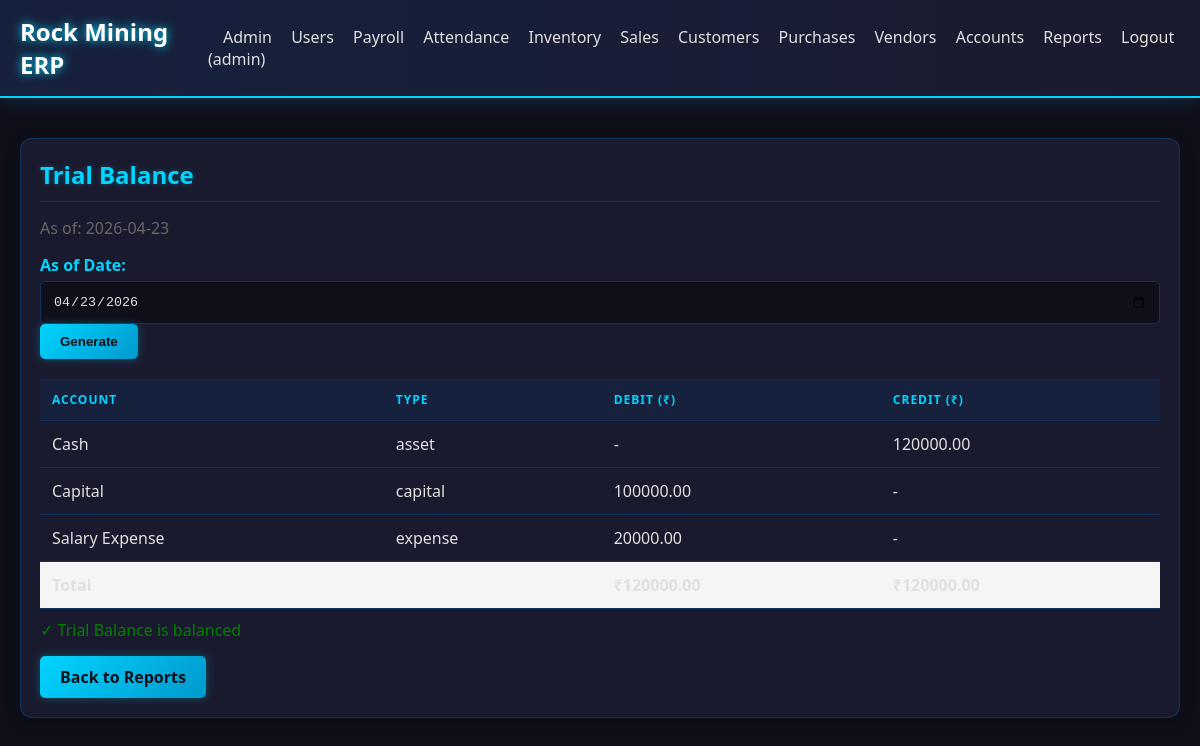
The page /reports/trial-balance (signed in) on the database as committed earlier.
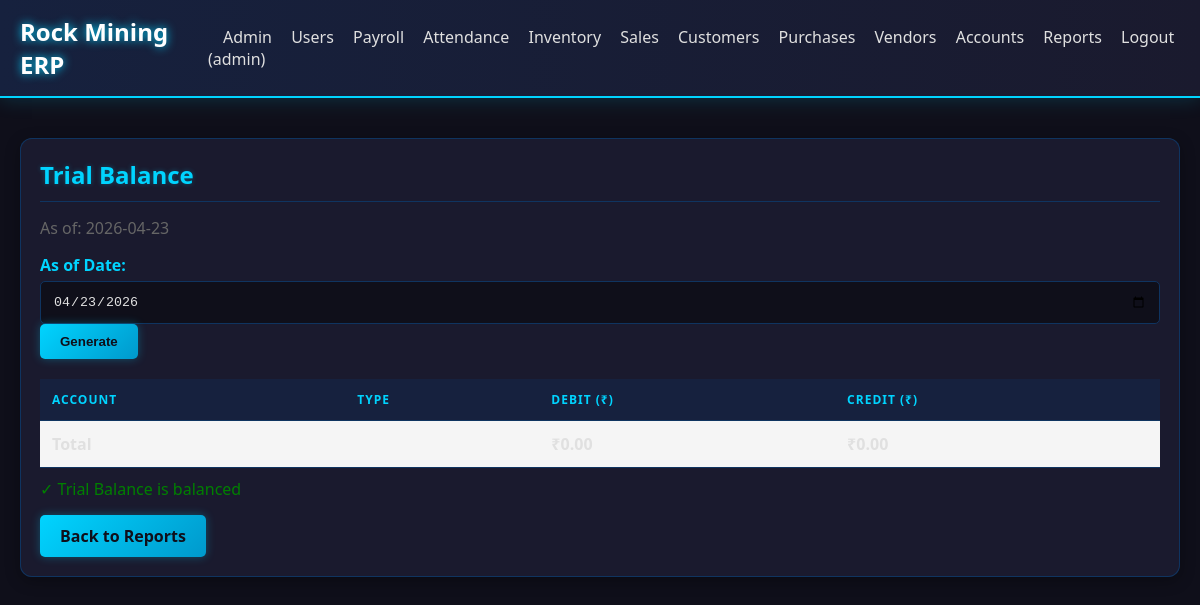
The same page on the database as committed later.
### models.py (models this page shows)
class Account(db.Model):
    id = db.Column(db.Integer, primary_key=True)
    name = db.Column(db.String(100), unique=True, nullable=False)
    account_type = db.Column(db.String(20), nullable=False)
    is_active = db.Column(db.Boolean, default=True)

### routes/reports.py (the view)
@bp.route('/reports/trial-balance')
@login_required
def trial_balance():
    as_of_date = request.args.get('date')
    if as_of_date:
        as_of_date = datetime.strptime(as_of_date, '%Y-%m-%d').date()
    else:
        as_of_date = date.today()
    trial_balance = get_trial_balance(as_of_date)
    return render_template('trial_balance.html',
                         data=trial_balance['accounts'],
                         total_dr=trial_balance['total_debits'],
                         total_cr=trial_balance['total_credits'],
                         is_balanced=trial_balance['is_balanced'],
                         as_of_date=as_of_date)

### accounting_engine.py (called while the page is built)
def get_account_balance(account_id, as_of_date=None):
    query = Transaction.query.filter_by(account_id=account_id)
    if as_of_date:
        query = query.filter(Transaction.date <= as_of_date)
    total_debit = db.session.query(func.sum(Transaction.debit)).filter(
        Transaction.account_id == account_id
    ).filter(
        Transaction.date <= (as_of_date or datetime.now().date())
    ).scalar() or 0
    total_credit = db.session.query(func.sum(Transaction.credit)).filter(
        Transaction.account_id == account_id
    ).filter(
        Transaction.date <= (as_of_date or datetime.now().date())
    ).scalar() or 0
    account = Account.query.get(account_id)
    account_type = account.account_type if account else 'asset'
    if account_type in ['asset', 'expense']:
        return total_debit - total_credit
    else:
        return total_credit - total_debit

### routes/dashboard.py (called while the page is built)
def login_required(f):
    @wraps(f)
    def decorated_function(*args, **kwargs):
        if 'user_id' not in session:
            return redirect(url_for('auth.login'))
        return f(*args, **kwargs)
    return decorated_function

### templates/trial_balance.html (shortened to what this page needs)
{% extends "base.html" %}
{% block content %}
<div class="card">
    <h2>Trial Balance</h2>
    <p style="color: #666; margin-bottom: 15px;">As of: {{ as_of_date }}</p>
    <form method="get" style="margin-bottom: 20px;">
        <label>As of Date: </label>
        <input type="date" name="date" value="{{ as_of_date }}">
        <button type="submit" class="btn">Generate</button>
    </form>
    <table>
        <thead>
            <tr>
                <th>Account</th>
                <th>Type</th>
                <th>Debit (₹)</th>
                <th>Credit (₹)</th>
            </tr>
        </thead>
        <tbody>
            {% for row in data %}
            <tr>
                <td>{{ row.account }}</td>
                <td>{{ row.account_type }}</td>
                <td>{{ "%.2f"|format(row.debit) if row.debit > 0 else '-' }}</td>
                <td>{{ "%.2f"|format(row.credit) if row.credit > 0 else '-' }}</td>
            </tr>
            {% endfor %}
            <tr style="font-weight: bold; background: #f5f5f5;">
                <td colspan="2">Total</td>
                <td>₹{{ "%.2f"|format(total_dr) }}</td>
                <td>₹{{ "%.2f"|format(total_cr) }}</td>
            </tr>
        </tbody>
    </table>
    {% if is_balanced %}
    <p style="color: green; margin-top: 10px;">✓ Trial Balance is balanced</p>
    {% else %}
    <p style="color: red; margin-top: 10px;">⚠ Trial Balance is NOT balanced!</p>
    {% endif %}
    <a href="{{ url_for('reports.index') }}" class="btn" style="margin-top: 15px;">Back to Reports</a>
</div>
{% endblock %}

Rows that differ between the two databases and show on the page:
no longer on this page (row unchanged): Account: account "Cash", account_type "asset", debit "-", credit "120000.00"
no longer on this page (row edited): Account: account "Capital", account_type "capital", debit "100000.00", credit "-"
no longer on this page (row edited): Account: account "Salary Expense", account_type "expense", debit "20000.00", credit "-"
Other text that changed with them:
{{ "%.2f"|format(total_dr) }}: "120000.00" → "0.00"
{{ "%.2f"|format(total_cr) }}: "120000.00" → "0.00"
